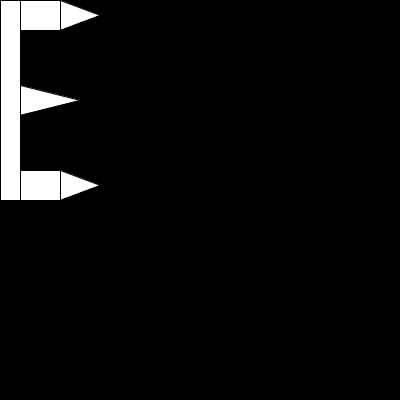
Frame 1 (no input)
Frame 60 (the mouse pressed at the canvas centre just before this capture): identical to frame 1, image omitted
Frame 120 (the mouse held since frame 60 and released just before this capture): identical to frame 1, image omitted

The Processing sketch that drew this single still picture (run headless with seeded random() and noise(); from frame 60 on, the mouse is pressed at the canvas centre):

// Processing sketch: processing_149192
// ── processing_149192.pde

void setup ()
{
size (400,400);

}
void draw ()
{
  
  background (0);
  fill (255);
  triangle (60,30,100,15,60,0);
  rect  (0,0,20,200);
  rect (20,0,40,30);
  rect (20,170,40,30);
  triangle (60,200,100,185,60,170);
  triangle (20,115,80,100,20,85);
  

}

void mousePressed (){
  
  if (mouseButton == LEFT) 
  { fill (random (0,255),random (0,255), random (0,255));rect (100,182,400,5);
  rect (100,12,400,5);}
  
  else {fill (0);rect (100,182,400,5);
  rect (100,12,400,5);}
}
